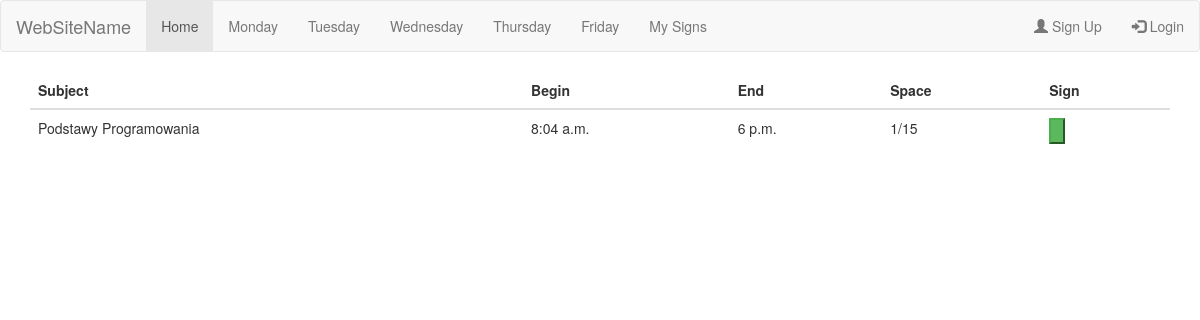
The app's page /sign/wednesday/, older data.
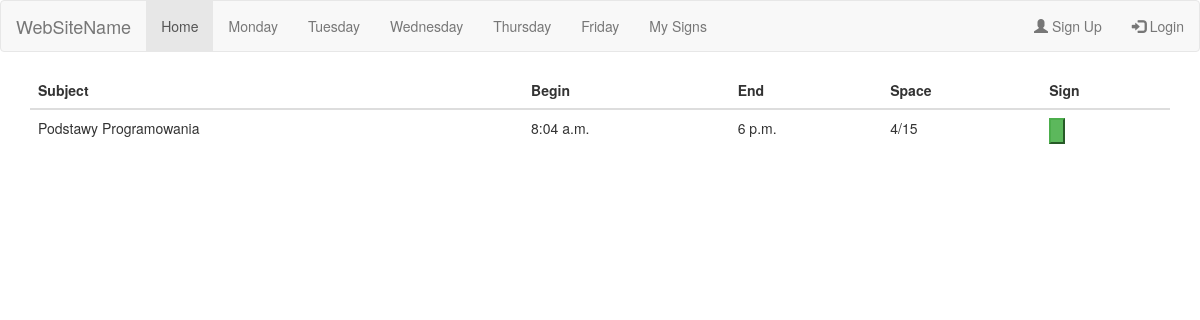
The same page, newer data.
### signs/models.py (models this page shows, shortened)
class Subject(models.Model):
    DAY_CHOICE = (
        (1, 'Monday'),
        (2, 'Tuesday'),
        (3, 'Wednesday'),
        (4, 'Thursday'),
        (5, 'Friday'),
    )
    YEAR_CHOICE = (
        (0, 'undefined'),
        (1, '1'),
        (2, '2'),
        (3, '3'),
        (4, '4'),
        (5, '5'),
    )
    name = models.CharField(max_length=150)
    day = models.IntegerField(choices=DAY_CHOICE)
    begin_at = models.TimeField(blank=True)
    end_at = models.TimeField(blank=True)
    actual_space = models.IntegerField(default=0)
    space = models.IntegerField(default=0)
    year = models.IntegerField(choices=YEAR_CHOICE, default=0)

### signs/views.py (the view)
def showWednesdayTable(request):
    user = request.user
    if request.user.is_authenticated():
        subjects = Subject.objects.all().filter(day=3, year=request.user.extendeduser.year)
    else:
        subjects = Subject.objects.all().filter(day=3, year=0)
    subjects_participation = {}
    try:
        for object in Subject.objects.all():
            if Sign.objects.all().filter(subject=object.id, user=user).exists():
                subjects_participation[object.id] = {'state': 'disabled', 'text': 'Zapisano'}
            else:
                subjects_participation[object.id] = {'state': ' ', 'text': 'Zapisz się'}
    except:
        pass
    return render(request, 'signs/wednesday.html', {'subjects': subjects, 'participation': subjects_participation})

### signs/templates/signs/wednesday.html (shortened to what this page needs)
{% extends 'base.html' %}
{% block pageContent %}
    <table class="table table-hover">
    <thead>
    <tr>
        <th>Subject</th>
        <th>Begin</th>
        <th>End</th>
        <th>Space</th>
        <th>Sign</th>
    </tr>
    </thead>
{% for subject in subjects %}
    <tbody>
        <td>{{ subject.name }}</td>
        <td>{{ subject.begin_at }}</td>
        <td>{{ subject.end_at }}</td>
        <td> {{ subject.actual_space }}/{{ subject.space }}</td>
        <td><button class="btn-success subjectButton" day="wednesday" subjectId="{{ subject.id }}"
		</button><br></td>
    </tbody>
{% endfor %}
    </table>
{% endblock %}

Row changes from the older to the newer data that the page shows:
changed Subject "Podstawy Programowania": actual_space "1" → "4"
